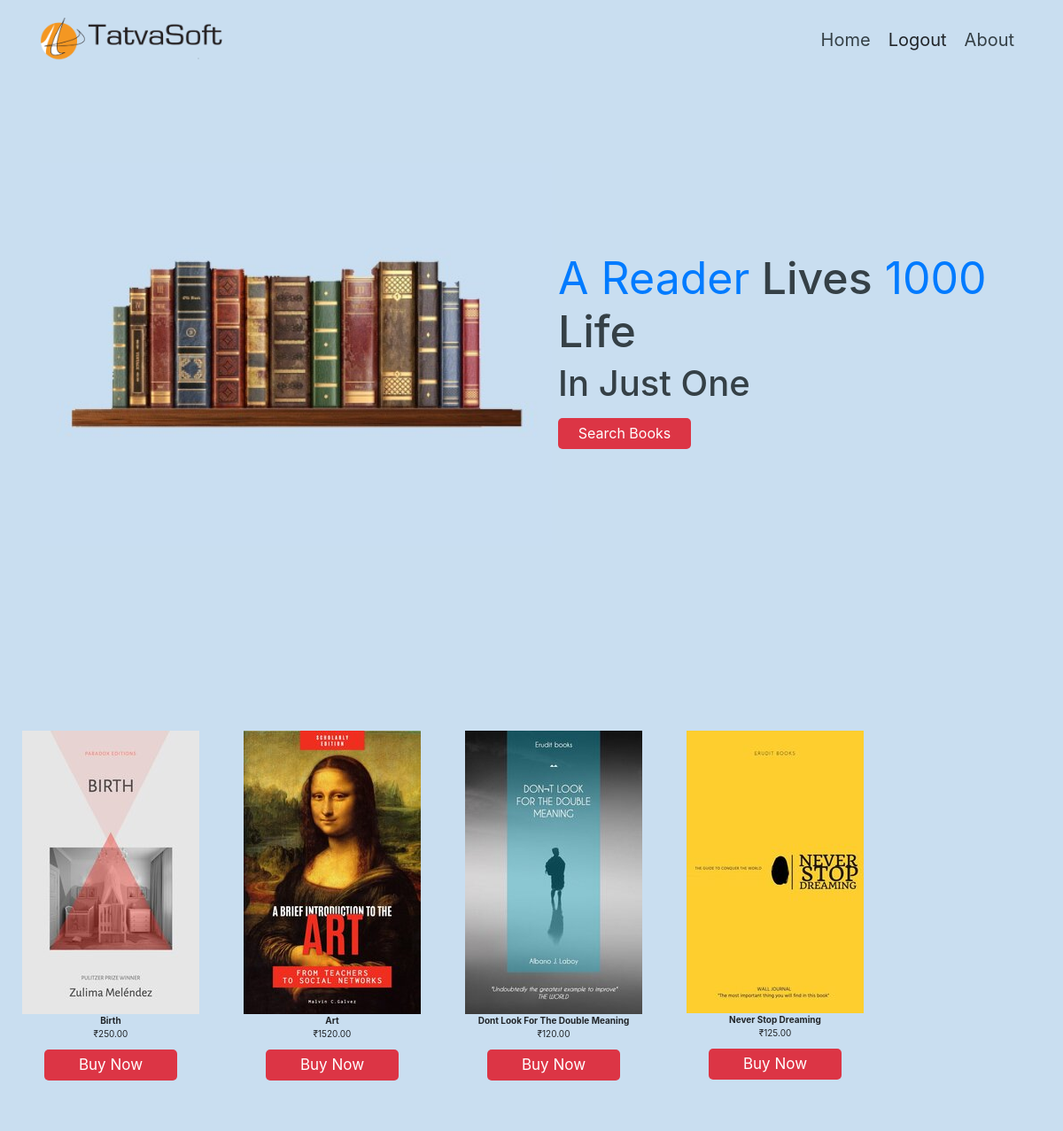
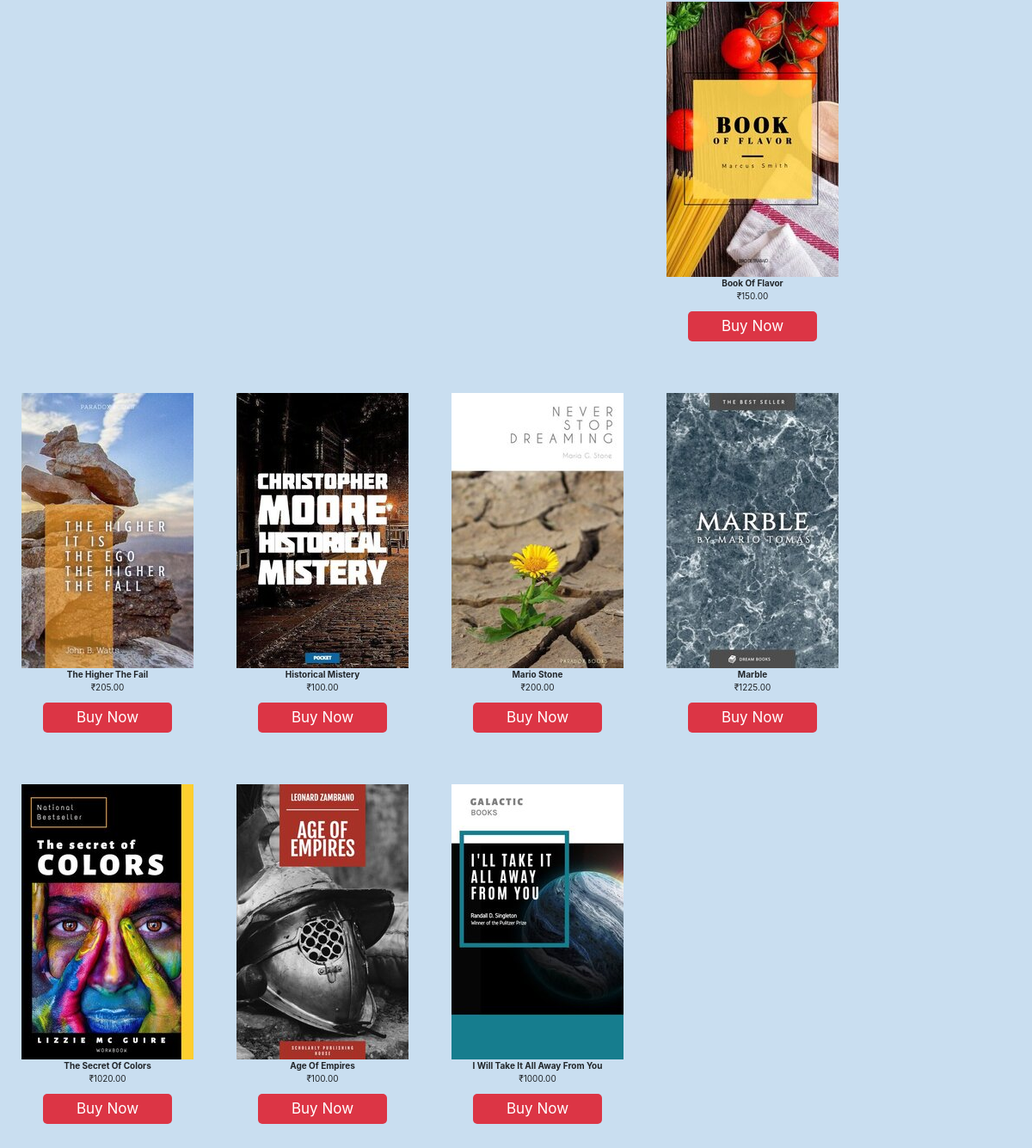
The app's page /home.php with its own data (2 pictures, top to bottom).
### tables this page shows
CREATE TABLE `products` (
  `id` int(10) NOT NULL,
  `name` varchar(250) NOT NULL,
  `code` varchar(100) NOT NULL,
  `price` double(9,2) NOT NULL,
  `image` varchar(250) NOT NULL
);

### home.php (the view, shortened to what this page needs)
<!DOCTYPE html>
<?php
include('db.php');
?>
<html lang="en">
<head>
<link rel='stylesheet' href='style2.css' type='text/css' media='all' />
    <link rel="stylesheet" href="https://cdnjs.cloudflare.com/ajax/libs/aos/2.3.4/aos.css">
    <link rel="stylesheet" href="https://cdnjs.cloudflare.com/ajax/libs/magnific-popup.js/1.1.0/magnific-popup.min.css">
    <link rel="stylesheet" href="https://cdnjs.cloudflare.com/ajax/libs/twitter-bootstrap/4.5.3/css/bootstrap.min.css">
    <link rel="stylesheet" href="https://cdnjs.cloudflare.com/ajax/libs/font-awesome/5.15.1/css/all.min.css">
    <link rel="stylesheet" href="style2.css">
</head>
<body>
<header>
<div class="container">
    <a href="#" class="logo"><img src="LOGO.png">
    <nav class="nav">
        <ul>
            <li><a href="#home" opacity="0">Home</a></li>
            <li><a id="logout"  onclick="location.href = 'logout.php';" opacity="0">Logout</a></li>
            <li><a href="#home" opacity="0">About</a></li>
	<?php
if(!empty($_SESSION["shopping_cart"])) {
$cart_count = count(array_keys($_SESSION["shopping_cart"]));
?>
<a href="cart.php"><img src="cart-icon.png" /> Cart<span><?php echo $cart_count; }?></span></a>
</div>
</header>
<body>
  <section class="home" id="home">
<div class="container">
    <div class="row min-vh-100 align-items-center text-center text-md-left">
        <div class="col-md-6 pr-md-5" data-aos="zoom-in">
            <img src="home.jpg" width="110%" alt="">
        </div>
        <div class="col-md-6 pl-md-5 content" data-aos="fade-left">
            <h1><span>A Reader</span> Lives<span> 1000</span> Life</h1><h3>In just one</h3>
            <div class="dropdown">
<button onclick="myFunction()" class="dropbtn">Search Books</button>
</div>
        </div>
    </div>
</div>
</section>
<?php
$result = mysqli_query($con,"SELECT * FROM `products`");
while($row = mysqli_fetch_assoc($result)){
		echo "<div class='product_wrapper'>
			  <form method='post' action=''>
			  <input type='hidden' name='code' value=".$row['code']." />
			  <div class='image'><img src='".$row['image']."' /></div>
			  <div class='name'>".$row['name']."</div>
		   	  <div class='price'>₹".$row['price']."</div>
			  <button type='submit' class='button'>Buy Now</button>
			  </form>
		   	  </div>";
        }
?>
</body>
</html>

### style2.css (style rules this page uses)
.product_wrapper { float:left; padding: 25px; text-align: center; }
.product_wrapper .name { font-weight:bold; }
:root { --black:#354046; }
* { margin:0; padding:0; box-sizing: border-box; border:none !important; outline: none !important; text-decoration: none !important; text-transform: capitalize; font-weight: 400; transition: all .2s linear; }
html { font-size: 62.5%; overflow-x: hidden; }
body { overflow-x: hidden; background:#c9def0; }
section { overflow: hidden; }
.button { height:3.5rem; width: 15rem; background:var(--red); color:#fff; font-size: 1.7rem; text-transform: capitalize; border-radius: .5rem; cursor: pointer; position: relative; z-index: 0; overflow: hidden; margin:1rem 0; }
.button::before { content: ''; position: absolute; top: -100%; left: 0; height:100%; width: 100%; background-color: var(--black); z-index: -1; transition: .2s linear; }
header { width:100%; position: fixed; top:0; left: 0; padding:2rem 1rem; z-index: 1000; }
header .container { display: flex; align-items: center; justify-content: space-between; }
header a { color:var(--black); }
header .nav ul { margin:0; padding: 0; display: flex; align-items: center; justify-content: space-between; list-style: none; }
header .nav ul li { margin: 0 1rem; }
header .nav ul li a { font-size: 2rem; }
.home .content h1 { font-size: 5rem; color:var(--black); }
.home .content h1 span { color:var(--blue); }
.home .content h3 { font-size: 4rem; color:var(--black); }
.logo { width:100px; height:50px; text-align:center; }
.logo img { height:100%; }

### home.php (style rules this page uses)
.dropbtn { background-color: var(--red); color: white; height:3.5rem; width: 15rem; font-size: 16px; border: none; cursor: pointer; border-radius: .5rem; position: relative; z-index: 0; overflow: hidden; margin:1rem 0; }
.dropbtn::before { content: ''; position: absolute; top: -100%; left: 0; height:100%; width: 100%; background-color: var(--black); z-index: -1; transition: .2s linear; }
.dropdown { position: relative; display: inline-block; }

### records on screen
products: image (picture), name "Birth", price "250.00"
products: image (picture), name "Art", price "1520.00"
products: image (picture), name "Dont Look For The Double Meaning", price "120.00"
products: image (picture), name "Never Stop Dreaming", price "125.00"
products: image (picture), name "Book Of Flavor", price "150.00"
products: image (picture), name "The Higher The Fail", price "205.00"
products: image (picture), name "Historical Mistery", price "100.00"
products: image (picture), name "Mario Stone", price "200.00"
products: image (picture), name "Marble", price "1225.00"
products: image (picture), name "The Secret Of Colors", price "1020.00"
products: image (picture), name "Age Of Empires", price "100.00"
products: image (picture), name "I Will Take It All Away From You", price "1000.00"
